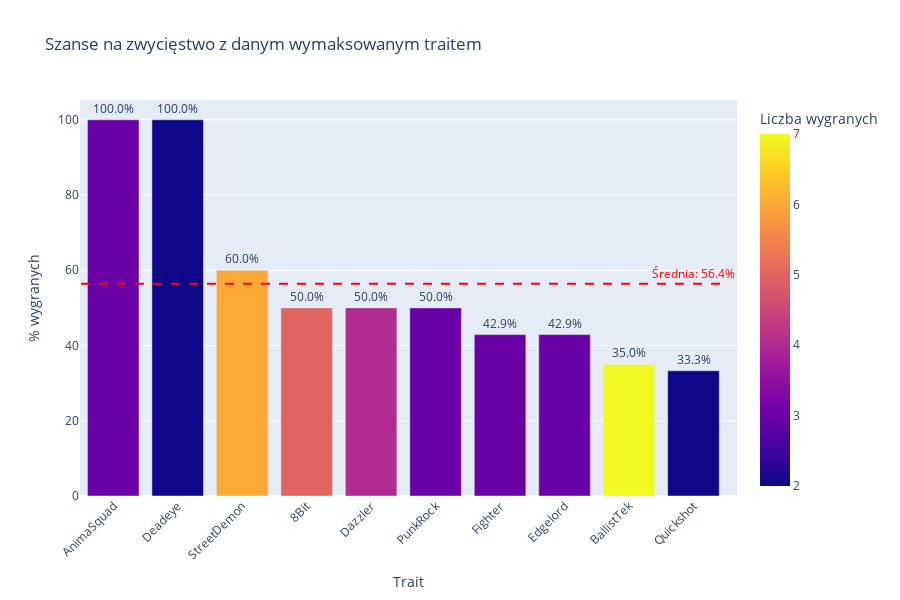

Write notebook code for a chart like this one.
### Code cell
win_rate_when_maxed = pd.DataFrame({
    'trait_name': ['AnimaSquad', 'Deadeye', 'StreetDemon', '8Bit', 'Dazzler', 'PunkRock', 'Fighter', 'Edgelord', 'BallistTek', 'Quickshot'],
    'wins_when_maxed': [3, 2, 6, 5, 4, 3, 3, 3, 7, 2],
    'total_maxed': [3, 2, 10, 10, 8, 6, 7, 7, 20, 6],
})
win_rate_when_maxed['win_percent'] = (win_rate_when_maxed['wins_when_maxed'] / win_rate_when_maxed['total_maxed'] * 100).round(1)

avg_winrate = win_rate_when_maxed['win_percent'].mean()

fig = px.bar(
    win_rate_when_maxed.sort_values(by='win_percent', ascending=False),
    x='trait_name',
    y='win_percent',
    color='wins_when_maxed',
    text='win_percent',
    labels={
        'trait_name': 'Trait',
        'win_percent': '% wygranych przy maxowaniu',
        'wins_when_maxed': 'Liczba wygranych'
    },
    title='Szanse na zwycięstwo z danym wymaksowanym traitem',
    color_continuous_scale='Plasma'
)

fig.add_shape(
    type='line',
    x0=-0.5,
    x1=len(win_rate_when_maxed)-0.5,
    y0=avg_winrate,
    y1=avg_winrate,
    line=dict(color='red', width=2, dash='dash'),
)

fig.add_annotation(
    x=len(win_rate_when_maxed)-1,
    y=avg_winrate,
    text=f"Średnia: {avg_winrate:.1f}%",
    showarrow=False,
    font=dict(color='red', size=12),
    yshift=10
)

fig.update_traces(texttemplate='%{text:.1f}%', textposition='outside')
fig.update_layout(
    xaxis_tickangle=-45,
    yaxis_title='% wygranych',
    height=600
)

fig.show()

### Figure 1 — Plotly figure (JSON) as saved in the notebook; plotly's stock layout.template omitted (floating-point values rounded to 4 significant figures)
{"data": [{"hovertemplate": "Trait=%{x}<br>% wygranych przy maxowaniu=%{text}<br>Liczba wygranych=%{marker.color}<extra></extra>", "legendgroup": "", "marker": {"color": [3, 2, 6, 5, 4, 3, 3, 3, 7, 2], "coloraxis": "coloraxis", "pattern": {"shape": ""}}, "name": "", "orientation": "v", "showlegend": false, "text": [100.0, 100.0, 60.0, 50.0, 50.0, 50.0, 42.9, 42.9, 35.0, 33.3], "textposition": "outside", "texttemplate": "%{text:.1f}%", "type": "bar", "x": ["AnimaSquad", "Deadeye", "StreetDemon", "8Bit", "Dazzler", "PunkRock", "Fighter", "Edgelord", "BallistTek", "Quickshot"], "xaxis": "x", "y": [100.0, 100.0, 60.0, 50.0, 50.0, 50.0, 42.9, 42.9, 35.0, 33.3], "yaxis": "y"}], "layout": {"annotations": [{"font": {"color": "red", "size": 12}, "showarrow": false, "text": "Średnia: 56.4%", "x": 9, "y": 56.41, "yshift": 10}], "barmode": "relative", "coloraxis": {"colorbar": {"title": {"text": "Liczba wygranych"}}, "colorscale": [[0, "#0d0887"], [0.1111, "#46039f"], [0.2222, "#7201a8"], [0.3333, "#9c179e"], [0.4444, "#bd3786"], [0.5556, "#d8576b"], [0.6667, "#ed7953"], [0.7778, "#fb9f3a"], [0.8889, "#fdca26"], [1, "#f0f921"]]}, "height": 600, "legend": {"tracegroupgap": 0}, "shapes": [{"line": {"color": "red", "dash": "dash", "width": 2}, "type": "line", "x0": -0.5, "x1": 9.5, "y0": 56.41, "y1": 56.41}], "title": {"text": "Szanse na zwycięstwo z danym wymaksowanym traitem"}, "xaxis": {"anchor": "y", "domain": [0, 1], "tickangle": -45, "title": {"text": "Trait"}}, "yaxis": {"anchor": "x", "domain": [0, 1], "title": {"text": "% wygranych"}}}}
